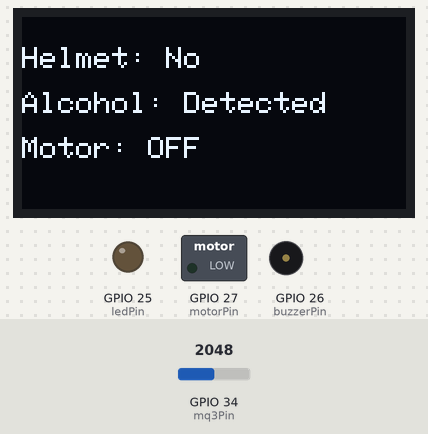
A sketch run on a simulated ESP32. Parts: 128×64 one-colour display, switched loads named in the sketch (green lamp = pin HIGH), output pins drawn as LEDs (lit = HIGH), buzzer (waves = sounding, pin HIGH). The inputs (shaded band) are chosen by the test bench; at power-on: GPIO 34 (mq3Pin) = 2048.

Above: at 3.2 s.
3.3 s: GPIO 34 (mq3Pin) set to 1966
At 3.9 s:
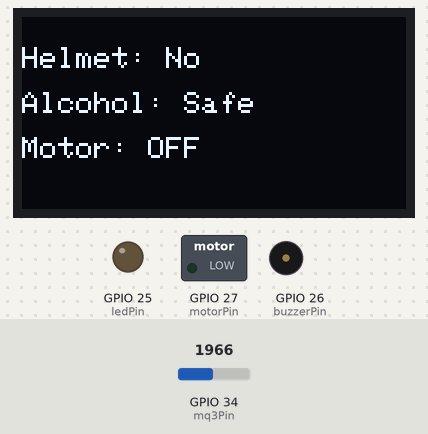
6.7 s: GPIO 34 (mq3Pin) set to 2040
At 7.1 s:
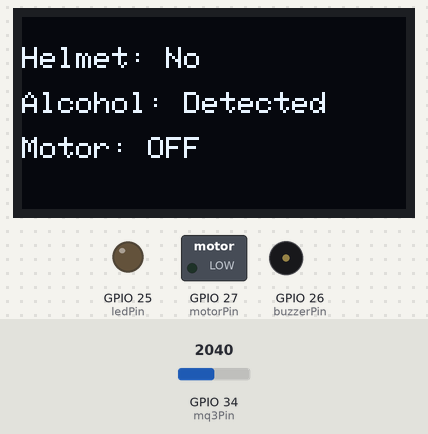
8.3 s: GPIO 34 (mq3Pin) set to 1960
At 8.7 s:
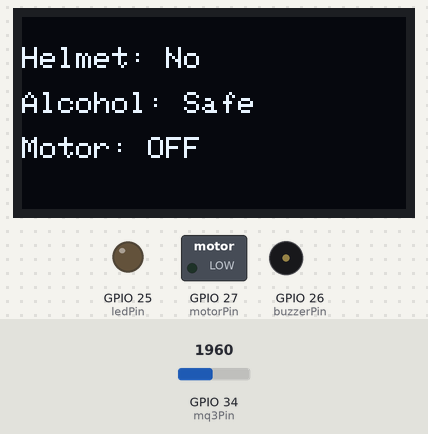
Timing chart, 0 to 10.8 s (numbered marks = the images above; inputs shaded):
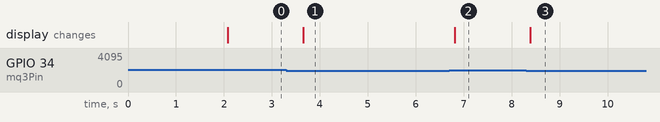

The sketch:

sketch_nov9a.ino
```cpp
#include <Wire.h>
#include <Adafruit_GFX.h>
#include <Adafruit_SSD1306.h>

// === OLED Settings ===
#define SCREEN_WIDTH 128
#define SCREEN_HEIGHT 64
Adafruit_SSD1306 display(SCREEN_WIDTH, SCREEN_HEIGHT, &Wire, -1);

// === Pins ===
const int mq3Pin = 34;       // Analog pin for MQ-3
const int buzzerPin = 26;    // Buzzer
const int ledPin = 25;       // Indicator LED
const int motorPin = 27;     // Motor Relay control

// === Alcohol Detection Threshold ===
const int threshold = 2000;

// === Variables ===
bool helmetDetected = false;
bool alcoholSafe = false;
unsigned long motorOnTime = 0;
bool motorRunning = false;
bool shutdownInitiated = false;
unsigned long shutdownStartTime = 0;
const unsigned long shutdownDelay = 3 * 60 * 1000;  // 3 minutes

void setup() {
  Serial.begin(115200);

  pinMode(buzzerPin, OUTPUT);
  pinMode(ledPin, OUTPUT);
  pinMode(motorPin, OUTPUT);
  digitalWrite(motorPin, LOW); // motor off initially

  // === Initialize OLED ===
  if(!display.begin(SSD1306_SWITCHCAPVCC, 0x3C)) {
    Serial.println("SSD1306 init failed");
    for(;;);
  }

  display.clearDisplay();
  display.setTextSize(2);
  display.setTextColor(WHITE);
  display.setCursor(10, 20);
  display.println("SMART HELMET");
  display.display();
  delay(2000);
}

void loop() {
  // === Check Serial for Helmet Data ===
  if (Serial.available() > 0) {
    String data = Serial.readStringUntil('\n');
    data.trim();

    if (data.startsWith("HELMET:")) {
      helmetDetected = (data.substring(7).toInt() == 1);
      Serial.print("Helmet status updated: ");
      Serial.println(helmetDetected ? "Detected" : "Not Detected");
    }
  }

  // === Read MQ-3 Sensor ===
  int sensorValue = analogRead(mq3Pin);
  alcoholSafe = (sensorValue < threshold);

  // === Display and Control Logic ===
  display.clearDisplay();
  display.setTextSize(1);
  display.setTextColor(WHITE);

  display.setCursor(0, 10);
  display.print("Helmet: ");
  display.println(helmetDetected ? "Yes" : "No");

  display.setCursor(0, 25);
  display.print("Alcohol: ");
  display.println(alcoholSafe ? "Safe" : "Detected");

  // === Motor Logic ===
  if (helmetDetected && alcoholSafe) {
    digitalWrite(motorPin, HIGH);
    digitalWrite(ledPin, HIGH);
    digitalWrite(buzzerPin, LOW);
    display.setCursor(0, 40);
    display.setTextSize(1);
    display.println("Motor: ON (Safe)");
    motorRunning = true;
    shutdownInitiated = false;
  }
  else if (motorRunning) {
    // If unsafe condition detected while motor is running
    if (!shutdownInitiated) {
      shutdownStartTime = millis();
      shutdownInitiated = true;
      digitalWrite(buzzerPin, HIGH);
      display.setCursor(0, 40);
      display.setTextSize(1);
      display.println("Unsafe! Motor off in 3min");
    }
    else {
      unsigned long elapsed = millis() - shutdownStartTime;
      if (elapsed >= shutdownDelay) {
        digitalWrite(motorPin, LOW);
        digitalWrite(ledPin, LOW);
        digitalWrite(buzzerPin, LOW);
        motorRunning = false;
        shutdownInitiated = false;
        display.setCursor(0, 40);
        display.setTextSize(1);
        display.println("Motor OFF (Unsafe)");
      }
    }
  }
  else {
    // Normal case (not safe, motor off)
    digitalWrite(motorPin, LOW);
    digitalWrite(ledPin, LOW);
    digitalWrite(buzzerPin, LOW);
    display.setCursor(0, 40);
    display.setTextSize(1);
    display.println("Motor: OFF");
  }

  display.display();
  delay(500);
}
```

Measured:
- the behaviour switches between 2000 and 1999 on GPIO 34 (mq3Pin) (found by bisection; images 0 and 1)
- after the input at 3.3 s, the display: changes after 0.36 s (image 1)
- after the input at 6.7 s, the display: changes after 0.11 s (image 2)
- after the input at 8.3 s, the display: changes after 0.09 s (image 3)
